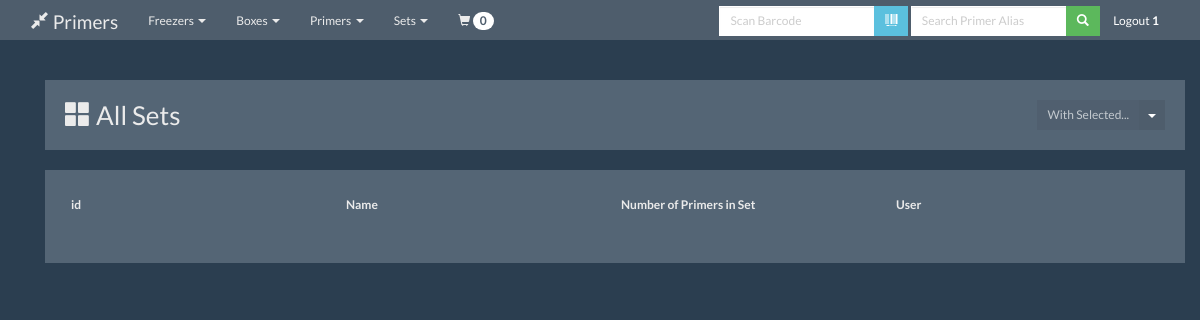
The app's page /set/view (signed in), older data.
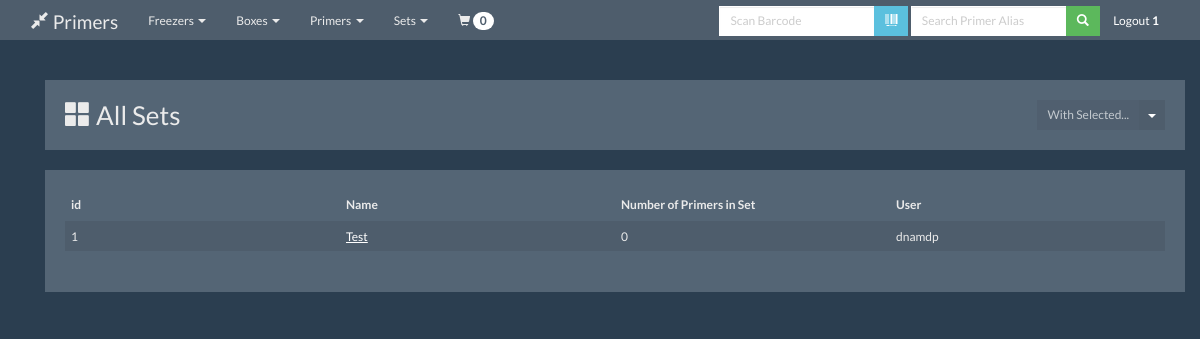
The same page, newer data.
### app/models.py (models this page shows, shortened)
class Sets(db.Model):
    id = db.Column(db.Integer, primary_key=True)
    name = db.Column(db.String(20), unique=False)
    date = db.Column(db.String(20), unique=False)
    user = db.Column(db.Integer, db.ForeignKey('users.id'), nullable=False)
    current = db.Column(db.Integer, unique=False)
    user_rel = db.relationship("Users", lazy='joined', foreign_keys=[user])
    def __repr__(self):
        return '<Set %r>' % (self.name)

class Users(db.Model):
    id = db.Column(db.Integer, primary_key=True)
    username = db.Column(db.String(20), unique=False)
    admin = db.Column(db.Integer)

### app/mod_set/views.py (the view)
@set.route('/view', methods=['GET', 'POST'])
@login_required
@admin_required
def view_sets(message=None,modifier=None):
    sets = s.query(Sets, func.count(SetMembers.id)).outerjoin(SetMembers).filter(Sets.current == 1).group_by(Sets).all()
    print sets
    return render_template('view_sets.html',sets=sets,message=message,modifier=modifier)

### app/mod_admin/queries.py (called while the page is built)
def get_user_id_by_username(s, username):
    user = s.query(Users).filter_by(username=username).values(Users.username, Users.id)
    for i in user:
        return i.id

def check_if_admin(s,username):
    user_id = get_user_id_by_username(s,username)
    query = s.query(Users).filter(Users.id == user_id).values(Users.admin)
    for i in query:
        if i.admin == 1:
            return True
        else:
            return False

### app/views.py (called while the page is built)
@login_manager.user_loader
def load_user(user_id):
    return User(user_id)

@app.context_processor
def get_cart_count():
    print session
    if 'cart' in session:
        if session["cart"] is not None:
            return dict(cart_count=len(session["cart"]))
        else:
            dict(cart_count=0)
    else:
        return dict(cart_count=0)

@app.context_processor
def logged_in():
    if current_user.is_authenticated:
        userid = current_user.id
        admin=check_if_admin(s,userid)
        return {'logged_in': True, 'userid': userid,'admin':admin}
    else:
        return {'logged_in': False}

### app/mod_set/templates/view_sets.html (shortened to what this page needs)
{% extends "layout.html" %}
{% block content %}
<div class="row">
    <div class="col-md-12">
        <div class="well bs-component">
            <div class="row">
                <div class="col-md-10">
                    <h3><span class="glyphicon glyphicon-th-large"></span> All Sets</h3></div>
                <div class="col-md-2 text-right">
                    <div class="btn-group">
                        <a href="#" class="btn btn-default btn-sm disabled">With Selected...</a>
                        <a href="#" class="btn btn-default btn-sm dropdown-toggle" data-toggle="dropdown"
                           aria-expanded="false"><span class="caret"></span></a>
                    </div>
                </div>
            </div>
        </div>
    </div>
</div>
</div>
<div class="row">
    <div class="col-md-12">
        <div class="well bs-component">
            <table id="primers" class="table table-striped">
                <thead>
                <tr>
                    <th>id</th>
                    <th>Name</th>
                    <th>Number of Primers in Set</th>
                    <th>User</th>
                </tr>
                </thead>
                {% for i in sets %}
                <tr>
                    <td>{{ i[0].id }}</a></td>
                    <td><a href="detail/{{ i[0]['id'] }}">{{ i[0].name }}</a></td>
                    <td>{{ i[1] }}</a></td>
                    <td>{{ i[0].user_rel.username }}</a></td>
                </tr>
                {% endfor %}
            </table>
        </div>
    </div>
</div>
{% endblock %}

Row changes from the older to the newer data that the page shows:
added Sets: id "1", name "Test", i "0", username "dnamdp"
